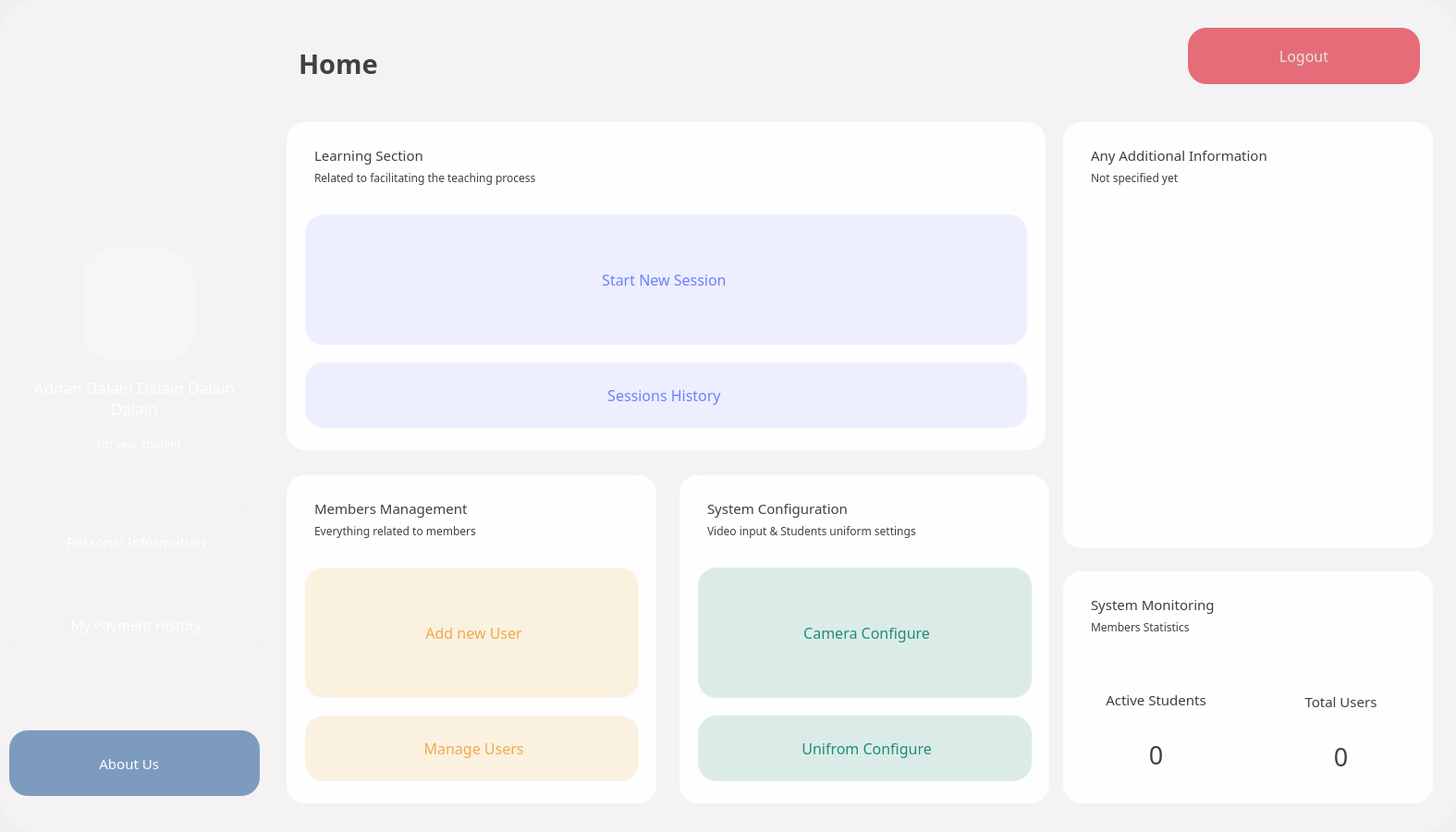
  <widget class="QWidget" name="homeManagerScreen_widget" native="true">
   <property name="geometry">
    <rect>
     <x>0</x>
     <y>0</y>
     <width>1575</width>
     <height>900</height>
    </rect>
   </property>
   <widget class="QWidget" name="homeTopBar_widget_2" native="true">
    <property name="geometry">
     <rect>
      <x>305</x>
      <y>20</y>
      <width>1251</width>
      <height>81</height>
     </rect>
    </property>
    <property name="styleSheet">
     <string notr="true">background-color: rgba(255, 255, 255,0);
border-radius:20px;</string>
    </property>
    <widget class="QLabel" name="homeTopBarTitle_label">
     <property name="geometry">
      <rect>
       <x>18</x>
       <y>18</y>
       <width>191</width>
       <height>61</height>
      </rect>
     </property>
     <property name="font">
      <font>
       <family>Poppins SemiBold</family>
       <pointsize>22</pointsize>
       <weight>75</weight>
       <bold>true</bold>
      </font>
     </property>
     <property name="styleSheet">
      <string notr="true">background-color: rgba(255, 255, 255,0);
color: rgb(64, 64, 64);</string>
     </property>
     <property name="text">
      <string>Home</string>
     </property>
    </widget>
    <widget class="QPushButton" name="homeLogout_btn">
     <property name="geometry">
      <rect>
       <x>980</x>
       <y>10</y>
       <width>251</width>
       <height>61</height>
      </rect>
     </property>
     <property name="font">
      <font>
       <family>Poppins Medium</family>
       <pointsize>12</pointsize>
       <weight>50</weight>
       <bold>false</bold>
      </font>
     </property>
     <property name="styleSheet">
      <string notr="true">QPushButton#homeLogout_btn{
background-color: rgb(229, 108, 120);
	color: rgb(230, 230, 230);
border-radius:20px;
}

QPushButton#homeLogout_btn:hover{
background-color: rgba(229, 108, 120,220);
}

QPushButton#homeLogout_btn:pressed{
padding-left:5px;
padding-top:5px;
background-color: rgba(229, 108, 120,220);
}</string>
     </property>
     <property name="text">
      <string>Logout</string>
     </property>
    </widget>
   </widget>
   <widget class="QWidget" name="homeContainer_widget" native="true">
    <property name="geometry">
     <rect>
      <x>305</x>
      <y>120</y>
      <width>1251</width>
      <height>751</height>
     </rect>
    </property>
    <property name="styleSheet">
     <string notr="true">background-color: rgba(255, 255, 255,0);
border-radius:20px;</string>
    </property>
    <widget class="QWidget" name="DashboardContainer_widget_10" native="true">
     <property name="geometry">
      <rect>
       <x>5</x>
       <y>12</y>
       <width>821</width>
       <height>355</height>
      </rect>
     </property>
     <property name="styleSheet">
      <string notr="true">background-color: rgba(255, 255, 255,230);
border-radius:20px;</string>
     </property>
     <widget class="QLabel" name="home_label_2">
      <property name="geometry">
       <rect>
        <x>30</x>
        <y>50</y>
        <width>351</width>
        <height>21</height>
       </rect>
      </property>
      <property name="font">
       <font>
        <family>Poppins</family>
        <pointsize>9</pointsize>
       </font>
      </property>
      <property name="styleSheet">
       <string notr="true">background-color: rgba(255, 255, 255,0);
color: rgb(64, 64, 64);</string>
      </property>
      <property name="text">
       <string>Related to facilitating the teaching process</string>
      </property>
     </widget>
     <widget class="QLabel" name="home_label_1">
      <property name="geometry">
       <rect>
        <x>30</x>
        <y>20</y>
        <width>231</width>
        <height>31</height>
       </rect>
      </property>
      <property name="font">
       <font>
        <family>Poppins Medium</family>
        <pointsize>11</pointsize>
       </font>
      </property>
      <property name="styleSheet">
       <string notr="true">background-color: rgba(255, 255, 255,0);
color: rgb(64, 64, 64);</string>
      </property>
      <property name="text">
       <string>Learning Section</string>
      </property>
     </widget>
     <widget class="QPushButton" name="startNewSession_btn">
      <property name="geometry">
       <rect>
        <x>20</x>
        <y>100</y>
        <width>781</width>
        <height>141</height>
       </rect>
      </property>
      <property name="font">
       <font>
        <family>Poppins Medium</family>
        <pointsize>12</pointsize>
        <weight>50</weight>
        <bold>false</bold>
       </font>
      </property>
      <property name="styleSheet">
       <string notr="true">QPushButton#startNewSession_btn{
	background-color: rgba(108, 127, 254,30);
	color: rgb(108, 127, 254);
border-radius:20px;
}

QPushButton#startNewSession_btn:hover{
background-color: rgba(108, 127, 254,50);
color: rgb(108, 127, 254);
}

QPushButton#startNewSession_btn:pressed{
padding-left:5px;
padding-top:5px;
background-color: rgba(108, 127, 254,50);
color: rgb(108, 127, 254);
}</string>
      </property>
      <property name="text">
       <string> Start New Session  </string>
      </property>
      <property name="icon">
       <iconset resource="res.qrc">
        <normaloff>:/icons/materials/icons/presentation2.png</normaloff>:/icons/materials/icons/presentation2.png</iconset>
      </property>
      <property name="iconSize">
       <size>
        <width>25</width>
        <height>25</height>
       </size>
      </property>
     </widget>
     <widget class="QPushButton" name="sessionsHistory_btn">
      <property name="geometry">
       <rect>
        <x>20</x>
        <y>260</y>
        <width>781</width>
        <height>71</height>
       </rect>
      </property>
      <property name="font">
       <font>
        <family>Poppins Medium</family>
        <pointsize>12</pointsize>
        <weight>50</weight>
        <bold>false</bold>
       </font>
      </property>
      <property name="styleSheet">
       <string notr="true">QPushButton#sessionsHistory_btn{
	background-color: rgba(108, 127, 254,30);
	color: rgb(108, 127, 254);
border-radius:20px;
}

QPushButton#sessionsHistory_btn:hover{
background-color: rgba(108, 127, 254,50);
color: rgb(108, 127, 254);
}

QPushButton#sessionsHistory_btn:pressed{
padding-left:5px;
padding-top:5px;
background-color: rgba(108, 127, 254,50);
color: rgb(108, 127, 254);
}</string>
      </property>
      <property name="text">
       <string> Sessions History  </string>
      </property>
      <property name="icon">
       <iconset resource="res.qrc">
        <normaloff>:/icons/materials/icons/plain.png</normaloff>:/icons/materials/icons/plain.png</iconset>
      </property>
      <property name="iconSize">
       <size>
        <width>25</width>
        <height>25</height>
       </size>
      </property>
     </widget>
    </widget>
    <widget class="QWidget" name="DashboardContainer_widget_11" native="true">
     <property name="geometry">
      <rect>
       <x>5</x>
       <y>394</y>
       <width>400</width>
       <height>355</height>
      </rect>
     </property>
     <property name="styleSheet">
      <string notr="true">background-color: rgba(255, 255, 255,230);
border-radius:20px;</string>
     </property>
     <widget class="QPushButton" name="manageStudents_btn">
      <property name="geometry">
       <rect>
        <x>20</x>
        <y>260</y>
        <width>361</width>
        <height>71</height>
       </rect>
      </property>
      <property name="font">
       <font>
        <family>Poppins Medium</family>
        <pointsize>12</pointsize>
        <weight>50</weight>
        <bold>false</bold>
       </font>
      </property>
      <property name="styleSheet">
       <string notr="true">QPushButton#manageStudents_btn{
	background-color: rgba(237, 172, 72,40);
	
	
	color: rgb(237, 172, 72);
border-radius:20px;
}

QPushButton#manageStudents_btn:hover{
background-color: rgba(237, 172, 72,60);

}

QPushButton#manageStudents_btn:pressed{
padding-left:5px;
padding-top:5px;
background-color: rgba(237, 172, 72,60);
}</string>
      </property>
      <property name="text">
       <string> Manage Users</string>
      </property>
      <property name="icon">
       <iconset resource="res.qrc">
        <normaloff>:/icons/materials/icons/apprentice.png</normaloff>:/icons/materials/icons/apprentice.png</iconset>
      </property>
      <property name="iconSize">
       <size>
        <width>28</width>
        <height>28</height>
       </size>
      </property>
     </widget>
     <widget class="QLabel" name="home_label_4">
      <property name="geometry">
       <rect>
        <x>30</x>
        <y>50</y>
        <width>351</width>
        <height>21</height>
       </rect>
      </property>
      <property name="font">
       <font>
        <family>Poppins</family>
        <pointsize>9</pointsize>
       </font>
      </property>
      <property name="styleSheet">
       <string notr="true">background-color: rgba(255, 255, 255,0);
color: rgb(64, 64, 64);</string>
      </property>
      <property name="text">
       <string>Everything related to members</string>
      </property>
     </widget>
     <widget class="QPushButton" name="addNewStudent_btn">
      <property name="geometry">
       <rect>
        <x>20</x>
        <y>100</y>
        <width>361</width>
        <height>141</height>
       </rect>
      </property>
      <property name="font">
       <font>
        <family>Poppins Medium</family>
        <pointsize>12</pointsize>
        <weight>50</weight>
        <bold>false</bold>
       </font>
      </property>
      <property name="styleSheet">
       <string notr="true">QPushButton#addNewStudent_btn{
	background-color: rgba(237, 172, 72,40);
	
	
	color: rgb(237, 172, 72);
border-radius:20px;
}

QPushButton#addNewStudent_btn:hover{
background-color: rgba(237, 172, 72,60);

}

QPushButton#addNewStudent_btn:pressed{
padding-left:5px;
padding-top:5px;
background-color: rgba(237, 172, 72,60);
}</string>
      </property>
      <property name="text">
       <string> Add new User</string>
      </property>
      <property name="icon">
       <iconset resource="res.qrc">
        <normaloff>:/icons/materials/icons/students.png</normaloff>:/icons/materials/icons/students.png</iconset>
      </property>
      <property name="iconSize">
       <size>
        <width>25</width>
        <height>25</height>
       </size>
      </property>
     </widget>
     <widget class="QLabel" name="home_label_3">
      <property name="geometry">
       <rect>
        <x>30</x>
        <y>20</y>
        <width>231</width>
        <height>31</height>
       </rect>
      </property>
      <property name="font">
       <font>
        <family>Poppins Medium</family>
        <pointsize>11</pointsize>
       </font>
      </property>
      <property name="styleSheet">
       <string notr="true">background-color: rgba(255, 255, 255,0);
color: rgb(64, 64, 64);</string>
      </property>
      <property name="text">
       <string>Members Management</string>
      </property>
     </widget>
    </widget>
    <widget class="QWidget" name="DashboardContainer_widget_12" native="true">
     <property name="geometry">
      <rect>
       <x>845</x>
       <y>12</y>
       <width>400</width>
       <height>461</height>
      </rect>
     </property>
     <property name="styleSheet">
      <string notr="true">background-color: rgba(255, 255, 255,230);
border-radius:20px;</string>
     </property>
     <widget class="QLabel" name="home_label_7">
      <property name="geometry">
       <rect>
        <x>30</x>
        <y>50</y>
        <width>351</width>
        <height>21</height>
       </rect>
      </property>
      <property name="font">
       <font>
        <family>Poppins</family>
        <pointsize>9</pointsize>
       </font>
      </property>
      <property name="styleSheet">
       <string notr="true">background-color: rgba(255, 255, 255,0);
color: rgb(64, 64, 64);</string>
      </property>
      <property name="text">
       <string>Not specified yet</string>
      </property>
     </widget>
     <widget class="QLabel" name="home_label_8">
      <property name="geometry">
       <rect>
        <x>30</x>
        <y>20</y>
        <width>261</width>
        <height>31</height>
       </rect>
      </property>
      <property name="font">
       <font>
        <family>Poppins Medium</family>
        <pointsize>11</pointsize>
       </font>
      </property>
      <property name="styleSheet">
       <string notr="true">background-color: rgba(255, 255, 255,0);
color: rgb(64, 64, 64);</string>
      </property>
      <property name="text">
       <string>Any Additional Information</string>
      </property>
     </widget>
    </widget>
    <widget class="QWidget" name="DashboardContainer_widget_13" native="true">
     <property name="geometry">
      <rect>
       <x>845</x>
       <y>498</y>
       <width>400</width>
       <height>251</height>
      </rect>
     </property>
     <property name="styleSheet">
      <string notr="true">background-color: rgba(255, 255, 255,230);
border-radius:20px;</string>
     </property>
     <widget class="QLabel" name="home_label_11">
      <property name="geometry">
       <rect>
        <x>30</x>
        <y>20</y>
        <width>231</width>
        <height>31</height>
       </rect>
      </property>
      <property name="font">
       <font>
        <family>Poppins Medium</family>
        <pointsize>11</pointsize>
       </font>
      </property>
      <property name="styleSheet">
       <string notr="true">background-color: rgba(255, 255, 255,0);
color: rgb(64, 64, 64);</string>
      </property>
      <property name="text">
       <string>System Monitoring</string>
      </property>
     </widget>
     <widget class="QLabel" name="home_label_12">
      <property name="geometry">
       <rect>
        <x>30</x>
        <y>50</y>
        <width>351</width>
        <height>21</height>
       </rect>
      </property>
      <property name="font">
       <font>
        <family>Poppins</family>
        <pointsize>9</pointsize>
       </font>
      </property>
      <property name="styleSheet">
       <string notr="true">background-color: rgba(255, 255, 255,0);
color: rgb(64, 64, 64);</string>
      </property>
      <property name="text">
       <string>Members Statistics</string>
      </property>
     </widget>
     <widget class="QLabel" name="activeStudents_label">
      <property name="geometry">
       <rect>
        <x>10</x>
        <y>158</y>
        <width>181</width>
        <height>81</height>
       </rect>
      </property>
      <property name="font">
       <font>
        <family>Poppins Medium</family>
        <pointsize>20</pointsize>
        <weight>50</weight>
        <bold>false</bold>
       </font>
      </property>
      <property name="styleSheet">
       <string notr="true">background-color: rgba(255, 255, 255,0);
color: rgb(64, 64, 64);</string>
      </property>
      <property name="text">
       <string>0</string>
      </property>
      <property name="alignment">
       <set>Qt::AlignCenter</set>
      </property>
     </widget>
     <widget class="QLabel" name="currentAvgAttentionTitle_label_2">
      <property name="geometry">
       <rect>
        <x>10</x>
        <y>98</y>
        <width>181</width>
        <height>81</height>
       </rect>
      </property>
      <property name="font">
       <font>
        <family>Poppins Medium</family>
        <pointsize>11</pointsize>
        <weight>50</weight>
        <bold>false</bold>
       </font>
      </property>
      <property name="styleSheet">
       <string notr="true">background-color: rgba(255, 255, 255,0);
color: rgb(64, 64, 64);</string>
      </property>
      <property name="text">
       <string>Active Students</string>
      </property>
      <property name="alignment">
       <set>Qt::AlignCenter</set>
      </property>
     </widget>
     <widget class="QLabel" name="totalSystemUsers_label">
      <property name="geometry">
       <rect>
        <x>210</x>
        <y>160</y>
        <width>181</width>
        <height>81</height>
       </rect>
      </property>
      <property name="font">
       <font>
        <family>Poppins Medium</family>
        <pointsize>20</pointsize>
        <weight>50</weight>
        <bold>false</bold>
       </font>
      </property>
      <property name="styleSheet">
       <string notr="true">background-color: rgba(255, 255, 255,0);
color: rgb(64, 64, 64);</string>
      </property>
      <property name="text">
       <string>0</string>
      </property>
      <property name="alignment">
       <set>Qt::AlignCenter</set>
      </property>
     </widget>
     <widget class="QLabel" name="currentAvgAttentionTitle_label_3">
      <property name="geometry">
       <rect>
        <x>210</x>
        <y>100</y>
        <width>181</width>
        <height>81</height>
       </rect>
      </property>
      <property name="font">
       <font>
        <family>Poppins Medium</family>
        <pointsize>11</pointsize>
        <weight>50</weight>
        <bold>false</bold>
       </font>
      </property>
      <property name="styleSheet">
       <string notr="true">background-color: rgba(255, 255, 255,0);
color: rgb(64, 64, 64);</string>
      </property>
      <property name="text">
       <string>Total Users</string>
      </property>
      <property name="alignment">
       <set>Qt::AlignCenter</set>
      </property>
     </widget>
    </widget>
    <widget class="QWidget" name="DashboardContainer_widget_15" native="true">
     <property name="geometry">
      <rect>
       <x>430</x>
       <y>394</y>
       <width>400</width>
       <height>355</height>
      </rect>
     </property>
     <property name="styleSheet">
      <string notr="true">background-color: rgba(255, 255, 255,230);
border-radius:20px;</string>
     </property>
     <widget class="QPushButton" name="cameraConfigure_btn">
      <property name="geometry">
       <rect>
        <x>20</x>
        <y>100</y>
        <width>361</width>
        <height>141</height>
       </rect>
      </property>
      <property name="font">
       <font>
        <family>Poppins Medium</family>
        <pointsize>12</pointsize>
        <weight>50</weight>
        <bold>false</bold>
       </font>
      </property>
      <property name="styleSheet">
       <string notr="true">QPushButton#cameraConfigure_btn{
	background-color: rgba(33, 140, 116,40);
	color: rgb(33, 140, 116);
border-radius:20px;
}

QPushButton#cameraConfigure_btn:hover{
background-color: rgba(33, 140, 116,60);
color: rgb(33, 140, 116);
}

QPushButton#cameraConfigure_btn:pressed{
padding-left:5px;
padding-top:5px;
background-color: rgba(33, 140, 116,60);
color: rgb(33, 140, 116);
}</string>
      </property>
      <property name="text">
       <string> Camera Configure</string>
      </property>
      <property name="icon">
       <iconset resource="res.qrc">
        <normaloff>:/icons/materials/icons/digital-camera.png</normaloff>:/icons/materials/icons/digital-camera.png</iconset>
      </property>
      <property name="iconSize">
       <size>
        <width>25</width>
        <height>25</height>
       </size>
      </property>
     </widget>
     <widget class="QLabel" name="home_label_9">
      <property name="geometry">
       <rect>
        <x>30</x>
        <y>20</y>
        <width>231</width>
        <height>31</height>
       </rect>
      </property>
      <property name="font">
       <font>
        <family>Poppins Medium</family>
        <pointsize>11</pointsize>
       </font>
      </property>
      <property name="styleSheet">
       <string notr="true">background-color: rgba(255, 255, 255,0);
color: rgb(64, 64, 64);</string>
      </property>
      <property name="text">
       <string>System Configuration</string>
      </property>
     </widget>
     <widget class="QLabel" name="home_label_10">
      <property name="geometry">
       <rect>
        <x>30</x>
        <y>50</y>
        <width>351</width>
        <height>21</height>
       </rect>
      </property>
      <property name="font">
       <font>
        <family>Poppins</family>
        <pointsize>9</pointsize>
       </font>
      </property>
      <property name="styleSheet">
       <string notr="true">background-color: rgba(255, 255, 255,0);
color: rgb(64, 64, 64);</string>
      </property>
      <property name="text">
       <string>Video input &amp; Students uniform settings</string>
      </property>
     </widget>
     <widget class="QPushButton" name="uniformConfigure_btn">
      <property name="geometry">
       <rect>
        <x>20</x>
        <y>260</y>
        <width>361</width>
        <height>71</height>
       </rect>
      </property>
      <property name="font">
       <font>
        <family>Poppins Medium</family>
        <pointsize>12</pointsize>
        <weight>50</weight>
        <bold>false</bold>
       </font>
      </property>
      <property name="styleSheet">
       <string notr="true">QPushButton#uniformConfigure_btn{
	background-color: rgba(33, 140, 116,40);
	color: rgb(33, 140, 116);
border-radius:20px;
}

QPushButton#uniformConfigure_btn:hover{
background-color: rgba(33, 140, 116,60);
color: rgb(33, 140, 116);
}

QPushButton#uniformConfigure_btn:pressed{
padding-left:5px;
padding-top:5px;
background-color: rgba(33, 140, 116,60);
color: rgb(33, 140, 116);
}</string>
      </property>
      <property name="text">
       <string> Unifrom Configure</string>
      </property>
      <property name="icon">
       <iconset resource="res.qrc">
        <normaloff>:/icons/materials/icons/shirt.png</normaloff>:/icons/materials/icons/shirt.png</iconset>
      </property>
      <property name="iconSize">
       <size>
        <width>25</width>
        <height>25</height>
       </size>
      </property>
     </widget>
    </widget>
   </widget>
   <widget class="QLabel" name="mainScreenwhite_BG">
    <property name="geometry">
     <rect>
      <x>0</x>
      <y>0</y>
      <width>1575</width>
      <height>900</height>
     </rect>
    </property>
    <property name="font">
     <font>
      <weight>50</weight>
      <bold>false</bold>
     </font>
    </property>
    <property name="styleSheet">
     <string notr="true">background-color: rgb(244, 242, 243);
border-radius:38px;</string>
    </property>
    <property name="text">
     <string/>
    </property>
   </widget>
   <widget class="QLabel" name="homeJobRole_label">
    <property name="geometry">
     <rect>
      <x>29</x>
      <y>470</y>
      <width>241</width>
      <height>21</height>
     </rect>
    </property>
    <property name="font">
     <font>
      <family>Poppins</family>
      <pointsize>9</pointsize>
     </font>
    </property>
    <property name="styleSheet">
     <string notr="true">background-color: rgba(255, 255, 255,0);
color: rgb(255, 255, 255);</string>
    </property>
    <property name="text">
     <string>4th year student</string>
    </property>
    <property name="alignment">
     <set>Qt::AlignCenter</set>
    </property>
   </widget>
   <widget class="QWidget" name="homeSideBar_widget" native="true">
    <property name="geometry">
     <rect>
      <x>0</x>
      <y>0</y>
      <width>291</width>
      <height>901</height>
     </rect>
    </property>
    <widget class="QLabel" name="homeSideBar_BG">
     <property name="geometry">
      <rect>
       <x>0</x>
       <y>0</y>
       <width>291</width>
       <height>901</height>
      </rect>
     </property>
     <property name="styleSheet">
      <string notr="true">border-image: url(:/images/materials/homeSideMenu.png);
border-top-left-radius:38px;
border-bottom-left-radius:38px;</string>
     </property>
     <property name="text">
      <string/>
     </property>
     <property name="textFormat">
      <enum>Qt::AutoText</enum>
     </property>
    </widget>
    <widget class="QPushButton" name="personal_Information_btn">
     <property name="geometry">
      <rect>
       <x>10</x>
       <y>550</y>
       <width>271</width>
       <height>71</height>
      </rect>
     </property>
     <property name="font">
      <font>
       <family>Poppins Medium</family>
       <pointsize>11</pointsize>
       <weight>50</weight>
       <bold>false</bold>
      </font>
     </property>
     <property name="styleSheet">
      <string notr="true">QPushButton#personal_Information_btn{
	
	background-color: rgba(237, 239, 254,35);
	color: rgb(255,255,255);
border-radius:20px;
}

QPushButton#personal_Information_btn:hover{
background-color: rgba(237, 239, 254,100);
}

QPushButton#personal_Information_btn:pressed{
padding-left:5px;
padding-top:5px;
background-color: rgba(237, 239, 254,100);
}</string>
     </property>
     <property name="text">
      <string> Personal Information</string>
     </property>
     <property name="icon">
      <iconset resource="res.qrc">
       <normaloff>:/icons/materials/icons/user4.png</normaloff>:/icons/materials/icons/user4.png</iconset>
     </property>
     <property name="iconSize">
      <size>
       <width>25</width>
       <height>25</height>
      </size>
     </property>
    </widget>
    <widget class="QPushButton" name="myPaymentHistory_btn">
     <property name="geometry">
      <rect>
       <x>10</x>
       <y>640</y>
       <width>271</width>
       <height>71</height>
      </rect>
     </property>
     <property name="font">
      <font>
       <family>Poppins Medium</family>
       <pointsize>11</pointsize>
       <weight>50</weight>
       <bold>false</bold>
      </font>
     </property>
     <property name="styleSheet">
      <string notr="true">QPushButton#myPaymentHistory_btn{
	
	background-color: rgba(237, 239, 254,35);
	color: rgb(255,255,255);
border-radius:20px;
}

QPushButton#myPaymentHistory_btn:hover{
background-color: rgba(237, 239, 254,100);
}

QPushButton#myPaymentHistory_btn:pressed{
padding-left:5px;
padding-top:5px;
background-color: rgba(237, 239, 254,100);
}</string>
     </property>
     <property name="text">
      <string> My Payment History</string>
     </property>
     <property name="icon">
      <iconset resource="res.qrc">
       <normaloff>:/icons/materials/icons/payment-method.png</normaloff>:/icons/materials/icons/payment-method.png</iconset>
     </property>
     <property name="iconSize">
      <size>
       <width>25</width>
       <height>25</height>
      </size>
     </property>
    </widget>
    <widget class="QPushButton" name="homeAboutUs_btn">
     <property name="geometry">
      <rect>
       <x>10</x>
       <y>790</y>
       <width>271</width>
       <height>71</height>
      </rect>
     </property>
     <property name="font">
      <font>
       <family>Poppins Medium</family>
       <pointsize>11</pointsize>
       <weight>50</weight>
       <bold>false</bold>
      </font>
     </property>
     <property name="styleSheet">
      <string notr="true">QPushButton#homeAboutUs_btn{
	
	
	background-color: rgba(41, 94, 154,150);
	color: rgb(255,255,255);
border-radius:20px;
}

QPushButton#homeAboutUs_btn:hover{
background-color: rgba(237, 239, 254,100);
}

QPushButton#homeAboutUs_btn:pressed{
padding-left:5px;
padding-top:5px;
background-color: rgba(237, 239, 254,100);
}</string>
     </property>
     <property name="text">
      <string> About Us    </string>
     </property>
     <property name="icon">
      <iconset resource="res.qrc">
       <normaloff>:/icons/materials/icons/info7.png</normaloff>:/icons/materials/icons/info7.png</iconset>
     </property>
     <property name="iconSize">
      <size>
       <width>25</width>
       <height>25</height>
      </size>
     </property>
    </widget>
    <widget class="QLabel" name="homeUserName_label">
     <property name="geometry">
      <rect>
       <x>10</x>
       <y>390</y>
       <width>271</width>
       <height>81</height>
      </rect>
     </property>
     <property name="font">
      <font>
       <family>Poppins Medium</family>
       <pointsize>13</pointsize>
      </font>
     </property>
     <property name="acceptDrops">
      <bool>false</bool>
     </property>
     <property name="styleSheet">
      <string notr="true">background-color: rgba(255, 255, 255,0);
color: rgb(255, 255, 255);</string>
     </property>
     <property name="text">
      <string>Adnan Dalain Dalain Dalain Dalain</string>
     </property>
     <property name="scaledContents">
      <bool>false</bool>
     </property>
     <property name="alignment">
      <set>Qt::AlignCenter</set>
     </property>
     <property name="wordWrap">
      <bool>true</bool>
     </property>
    </widget>
    <widget class="QLabel" name="homeUserImage_Label_2">
     <property name="geometry">
      <rect>
       <x>89</x>
       <y>269</y>
       <width>121</width>
       <height>121</height>
      </rect>
     </property>
     <property name="styleSheet">
      <string notr="true">background-color: rgba(255, 255, 255,70);
border-radius:35px;</string>
     </property>
     <property name="text">
      <string/>
     </property>
     <property name="scaledContents">
      <bool>false</bool>
     </property>
    </widget>
    <widget class="QWidget" name="widget" native="true">
     <property name="geometry">
      <rect>
       <x>99</x>
       <y>279</y>
       <width>101</width>
       <height>101</height>
      </rect>
     </property>
     <property name="styleSheet">
      <string notr="true">border-radius:35px;</string>
     </property>
     <widget class="QLabel" name="homeUserImage_Label">
      <property name="geometry">
       <rect>
        <x>0</x>
        <y>0</y>
        <width>100</width>
        <height>100</height>
       </rect>
      </property>
      <property name="styleSheet">
       <string notr="true">background-color: rgba(255, 255, 255,0);
</string>
      </property>
      <property name="text">
       <string/>
      </property>
      <property name="scaledContents">
       <bool>false</bool>
      </property>
     </widget>
    </widget>
    <zorder>homeSideBar_BG</zorder>
    <zorder>personal_Information_btn</zorder>
    <zorder>myPaymentHistory_btn</zorder>
    <zorder>homeAboutUs_btn</zorder>
    <zorder>homeUserImage_Label_2</zorder>
    <zorder>homeUserName_label</zorder>
    <zorder>widget</zorder>
   </widget>
   <zorder>mainScreenwhite_BG</zorder>
   <zorder>homeTopBar_widget_2</zorder>
   <zorder>homeContainer_widget</zorder>
   <zorder>homeSideBar_widget</zorder>
   <zorder>homeJobRole_label</zorder>
  </widget>
